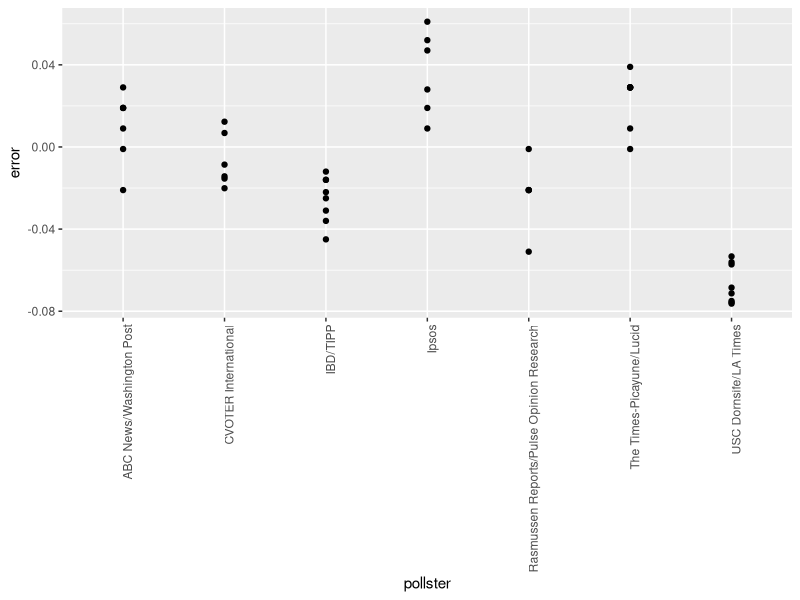

Source code (R):
# Load the data
library(dslabs)
library(tidyverse)
data(polls_us_election_2016)

# Generate an object `polls` that contains data filtered for polls that ended on or after October 31, 2016 in the United States
polls <- polls_us_election_2016 %>% filter(enddate>="2016-10-31"& state=="U.S.")

# Create a new object called `pollster_results` that contains columns for pollster name, end date, X_hat, lower confidence interval, and upper confidence interval for each poll.
pollster_results <- polls %>%
  mutate(X_hat = rawpoll_clinton/100, se_hat = sqrt(X_hat*(1-X_hat)/samplesize), lower = X_hat - qnorm(.975)*se_hat, upper = X_hat + qnorm(.975)*se_hat) %>%
  select(pollster, enddate, X_hat, se_hat, lower, upper)

# Calculate the proportion of polls with correct Clinton X_hat in CI
avg_hit_clinton <- pollster_results %>% mutate(hit = lower <= .482 & upper >= .482) %>%
  summarize(mean=mean(hit))

# Determine the proportion of polls that correctly estimated the spread d_hat.
# Calculate the spread `d_hat` to `polls`. The new column should contain the difference in the proportion of voters for Clinton and Trump.
polls <- polls_us_election_2016 %>% filter(enddate >= "2016-10-31" & state == "U.S.") %>% mutate(d_hat = rawpoll_clinton/100 - rawpoll_trump/100)

# Calculate X_hat, se_hat, lower and upper CI bounds for d_hat for each poll.
# Create a new object called `pollster_results` that contains columns for pollster name, end date, d_hat, lower confidence interval, and upper confidence interval for each poll.
pollster_results <- polls %>%
  mutate(X_hat = (d_hat+1)/2, se_hat = 2*sqrt(X_hat*(1-X_hat)/samplesize), lower = d_hat - qnorm(.975)*se_hat, upper = d_hat + qnorm(.975)*se_hat) %>%
  select(pollster, enddate, d_hat, lower, upper)

#Calculate proportion of polls with correct spread d_hat in CI.
avg_hit_spread <- pollster_results %>% mutate(hit = lower<=.021 & upper>=.021) %>%
  summarize(mean=mean(hit))

#Calculate and plot the error of d_hat for each pollster with at least 5 polls.
polls %>% mutate(error = d_hat - .021) %>% 
  group_by(pollster) %>% 
  filter(n() >= 5) %>%
  ggplot(aes(x = pollster, y = error)) +
  geom_point() +
  theme(axis.text.x = element_text(angle=90,hjust=1))
